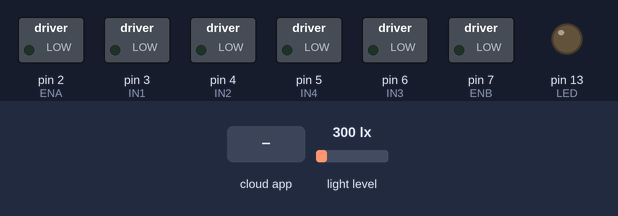
A sketch run on a simulated Arduino Uno, built with avr-gcc and run on an emulated ATmega328P. Shown: switched loads named in the sketch (green lamp = pin HIGH), output pins drawn as LEDs (lit = HIGH). Wiring (inferred from the names in the program): BH1750 light sensor at I2C address 0x23. The test bench sets the inputs (shaded band); at power-on: light level 300 lx. The ROS host is connected and sends only what is stated.

Above: at 1.2 s.
1.3 s: the phone or cloud app sets MyLight to 0
At 2.77 s:
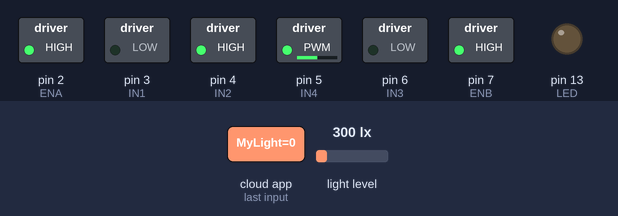
At 5.5 s:
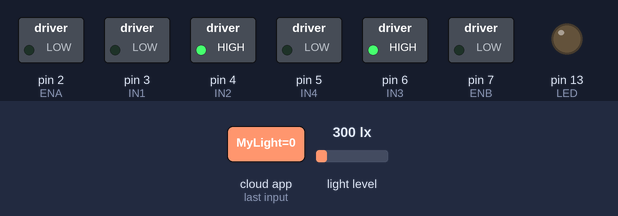
Timing chart, 0 to 16.3 s (numbered marks = the images above; inputs shaded):
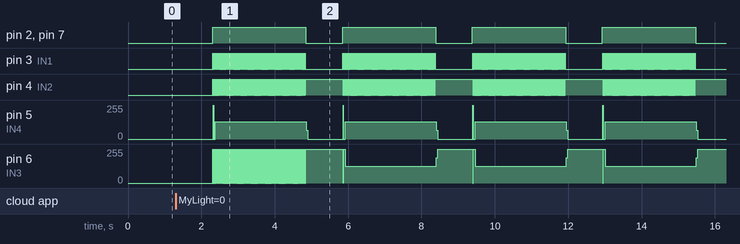

Measured:
- after the input at 1.3 s, pin 2 (ENA): alternates HIGH for 2.5 s and LOW for 1.0 s, starting after 1.0 s; pin 3 (IN1): LOW → HIGH after 1.0 s, then repeats every 3.5 s: HIGH 0.01 s, LOW 1.0 s, 125 × (HIGH 0.01 s, LOW 0.01 s)

The sketch:

pubsub_light_semiLAST.ino
```cpp
/*
 * rosserial Servo Control Example
 *
 * This sketch demonstrates the control of hobby R/C servos
 * using ROS and the arduiono
 *
 * For the full tutorial write up, visit
 * www.ros.org/wiki/rosserial_arduino_demos
 *
 * For more information on the Arduino Servo Library
 * Checkout :
 * http://www.arduino.cc/en/Reference/Servo
 */

#if (ARDUINO >= 100)
 #include <Arduino.h>
#else
 #include <WProgram.h>
#endif

#include <ros.h>
#include <std_msgs/Int16.h>
#include <std_msgs/Float32.h>
#include <ArduinoHardware.h>
#include <geometry_msgs/Twist.h>
#include <Wire.h>


int BH1750_address = 0x23; // i2c Addresse
byte buff[2];
const int ENA = 2;
const int IN1 = 3;
const int IN2 = 4;
const int ENB = 7;
const int IN4 = 5;
const int IN3 = 6;

int light;
int i;
int value;

int s=0;
float angle_new;
int desire;
int b=1;
int x=0;
float sth;
float valf;

ros::NodeHandle  nh;


void Light_cb(const std_msgs::Int16& cmd_msg){
  desire=cmd_msg.data;


  if(BH1750_Read(BH1750_address)==2){   //measure light
        valf=((buff[0]<<8)|buff[1])/1.2;
        light=(int) valf;
        //Serial.print(light);
  }
  delay(1000);

  /////*********************** FORWARD **********************************

   while((s < 4) && (light < desire)){  // we shoud increase light by opening the curtain
      x++;
      forward(506.25,5);
      delay(1000);

      if(BH1750_Read(BH1750_address)==2){   //measure light
        valf=((buff[0]<<8)|buff[1])/1.2;
        light=(int) valf;
        //Serial.print(light);
      }
      if((light > desire)){
       s++;
       sth=angle(s,b);
      }
      else{s++;}
      sth=angle(s,b);
      }

      if(BH1750_Read(BH1750_address)==2){   //measure light
        valf=((buff[0]<<8)|buff[1])/1.2;
        light=(int) valf;
        //Serial.print(light);

      ////rotate totally but we didnt reach the desire light yet
      if((light < desire)){
        delay(10);
        digitalWrite(13, HIGH-digitalRead(13)); //so turn on LED  ** check if it blink or not + we nead real LEDs actually**
      }

   }


  /////*********************** REVERSE **********************************
  if(x == 0){
    while((s < 4) && (light > desire)){  // we shoud increase light by opening the curtain

      if(BH1750_Read(BH1750_address)==2){   //measure light
        valf=((buff[0]<<8)|buff[1])/1.2;
        light=(int) valf;
        //Serial.print(light);
      }

      if((light > desire)){
         reverse(506.25,5);
        delay(1000);
        s++;
      }

      else{
       sth=angle(s,b);
      }

      sth=angle(s,b);
    }
  }
}

ros::Subscriber<std_msgs::Int16> sub("MyLight", Light_cb);

std_msgs::Float32 str_msg;
ros::Publisher chatter("chatter", &str_msg);


void setup(){
  pinMode(13, OUTPUT);
  pinMode(ENA,OUTPUT);
  pinMode(IN1,OUTPUT);
  pinMode(IN2,OUTPUT);
  pinMode(ENB,OUTPUT);
  pinMode(IN3,OUTPUT);
  pinMode(IN4,OUTPUT);

  nh.initNode();
  nh.subscribe(sub);
  nh.advertise(chatter);
}

void loop(){

  str_msg.data = sth;///angle of motor shoud be here
  chatter.publish( &str_msg );
  nh.spinOnce();
  delay(10);

}
//////**************** Light_sensor Read

  void BH1750_Init(int address){
    Wire.beginTransmission(address);
    Wire.write(0x10); // 1 [lux] aufloesung
    Wire.endTransmission();
  }
  byte BH1750_Read(int address){
    byte i=0;
    Wire.beginTransmission(address);
    Wire.requestFrom(address, 2);
    while(Wire.available()){
      buff[i] = Wire.read();
      i++;
    }
    Wire.endTransmission();
    return i;
  }

/////======================= Angle Function
float angle(int s , int b){
    angle_new = ((s*506.25)/5.625)*b;
  return  angle_new;
  }
////=======================================

void reverse(int i, int j) {

  // set both motors ON
  digitalWrite(ENA, HIGH);
  digitalWrite(ENB, HIGH);

  while (1)   {
    digitalWrite(IN1, 0);
    digitalWrite(IN2, 1);
    digitalWrite(IN3, 0);
    digitalWrite(IN4, 1);
    delay(j);
    i--;
    if (i < 1) break;

    digitalWrite(IN1, 0);
    digitalWrite(IN2, 1);
    digitalWrite(IN3, 1);
    digitalWrite(IN4, 0);
    delay(j);
    i--;
    if (i < 1) break;

    digitalWrite(IN1, 1);
    digitalWrite(IN2, 0);
    digitalWrite(IN3, 1);
    digitalWrite(IN4, 0);
    delay(j);
    i--;
    if (i < 1) break;

    digitalWrite(IN1, 1);
    digitalWrite(IN2, 0);
    digitalWrite(IN3, 0);
    digitalWrite(IN4, 1);
    delay(j);
    i--;
    if (i < 1) break;
  }

  // set both motors OFF
  digitalWrite(ENA, LOW);
  digitalWrite(ENB, LOW);

}  // end reverse()

void forward(int i, int j) {

  // Set both motors ON
  digitalWrite(ENA, HIGH);
  digitalWrite(ENB, HIGH);

  while (1)   {
    digitalWrite(IN1, 0);
    digitalWrite(IN2, 1);
    digitalWrite(IN3, 0);
    digitalWrite(IN4, 1);
    delay(j);
    i--;
    if (i < 1) break;

    digitalWrite(IN1, 1);
    digitalWrite(IN2, 0);
    digitalWrite(IN3, 0);
    digitalWrite(IN4, 1);
    delay(j);
    i--;
    if (i < 1) break;

    digitalWrite(IN1, 1);
    digitalWrite(IN2, 0);
    digitalWrite(IN3, 1);
    digitalWrite(IN4, 0);
    delay(j);
    i--;
    if (i < 1) break;

    digitalWrite(IN1, 0);
    digitalWrite(IN2, 1);
    digitalWrite(IN3, 1);
    digitalWrite(IN4, 0);
    delay(j);
    i--;
    if (i < 1) break;
  }

  // set both motors OFF
  digitalWrite(ENA, LOW);
  digitalWrite(ENB, LOW);

}
```
